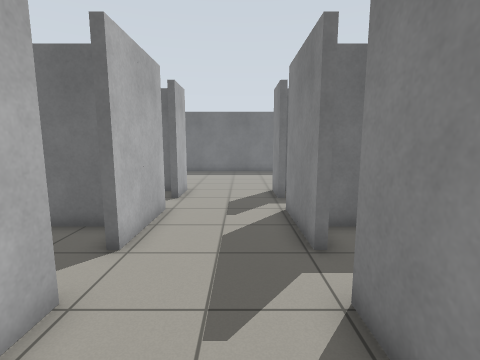
View 1 (above)

22 first-person views from a walk through a robot-simulator world made for Gazebo. The camera is 1.2 m above the floor, tilts 8° down and sees 85° across. The floor is counted in squares, 0.5 m on a side. Each view is taken from the middle of a square. On the plan, view 1 faces up. The plan holds only what a view shows up to about 17 squares ahead; the rest is blank.

View 2
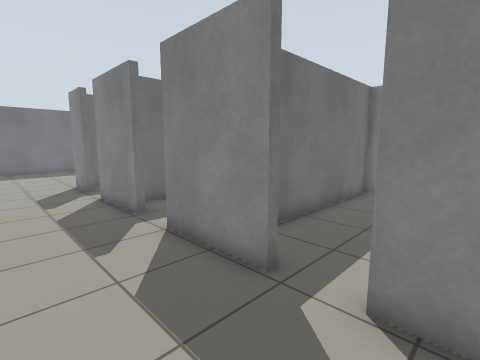

View 3
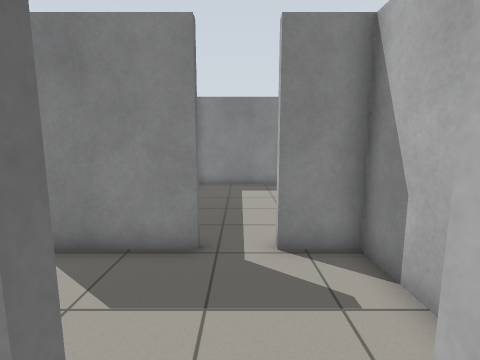

View 4
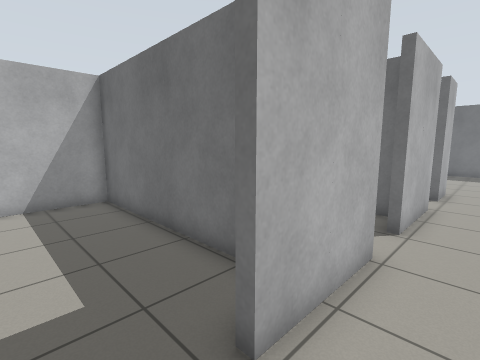

View 5
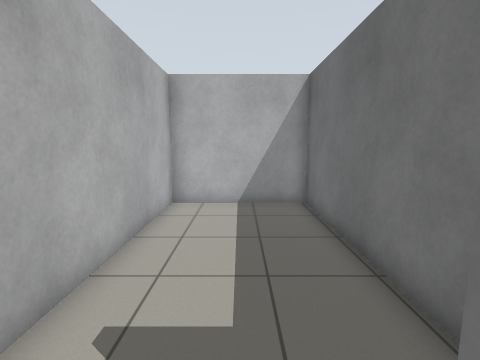

View 6
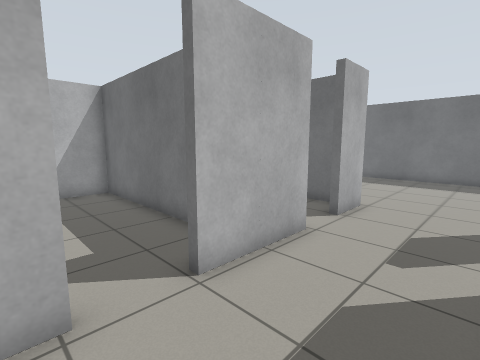

View 7
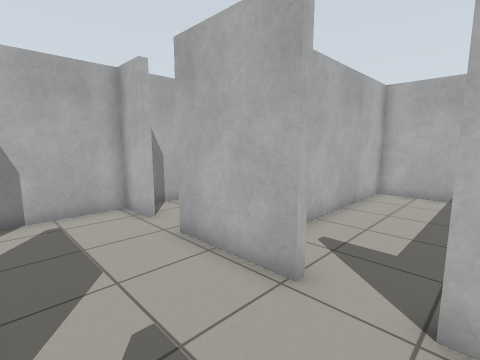

View 8
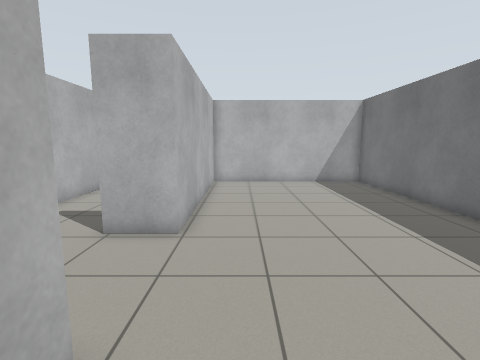

View 9
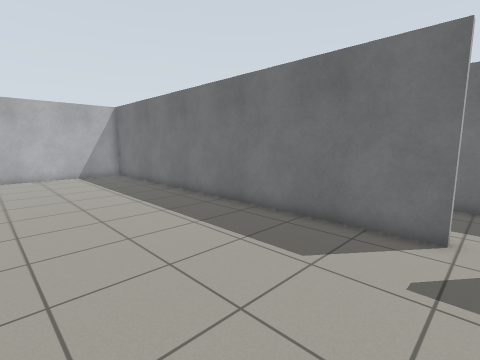

View 10
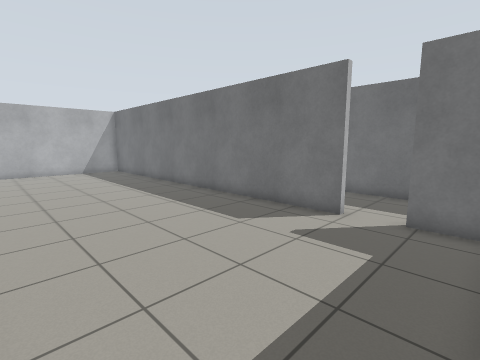

View 11
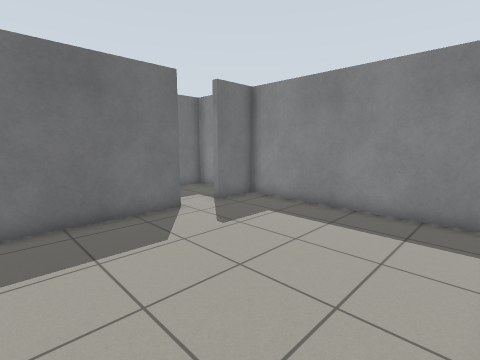

View 12
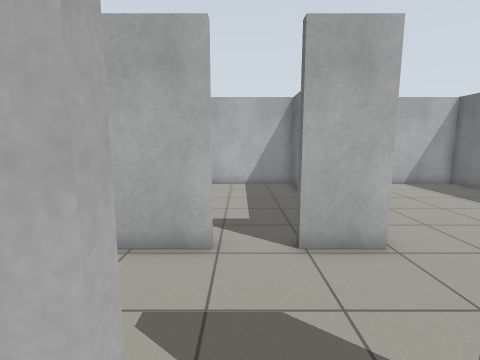

View 13
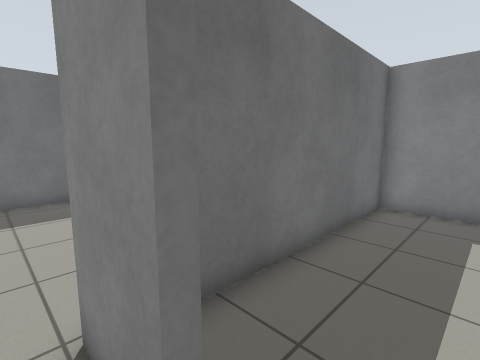

View 14
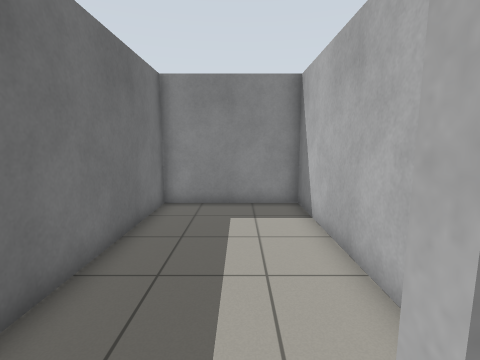

View 15
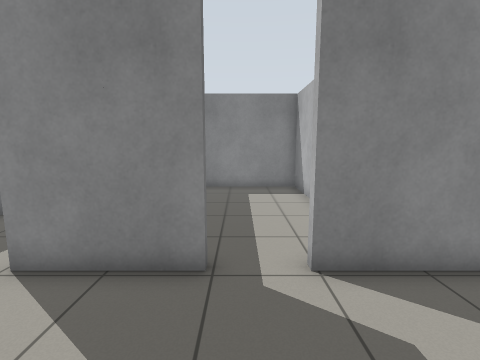

View 16
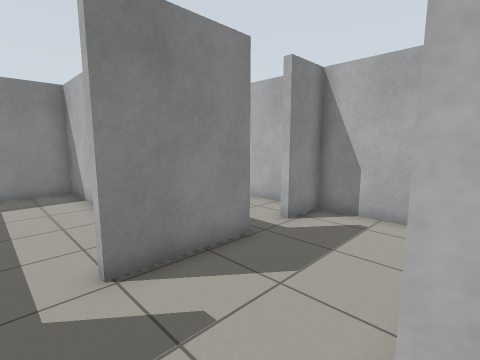

View 17
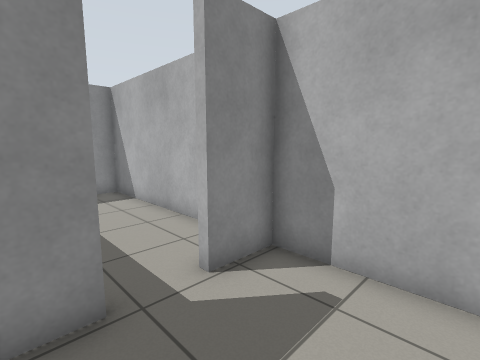

View 18
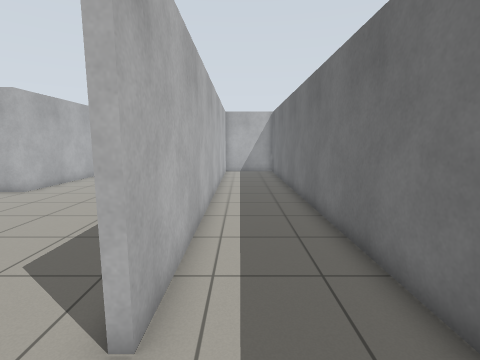

View 19
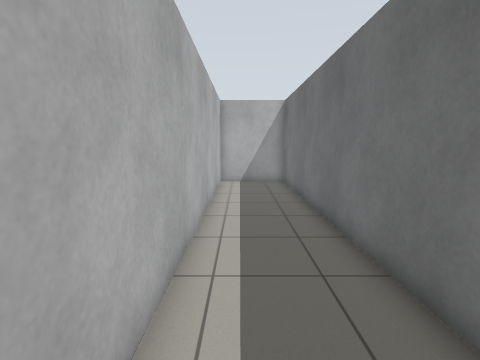

View 20
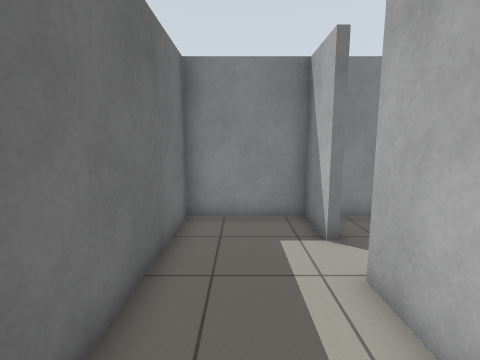

View 21
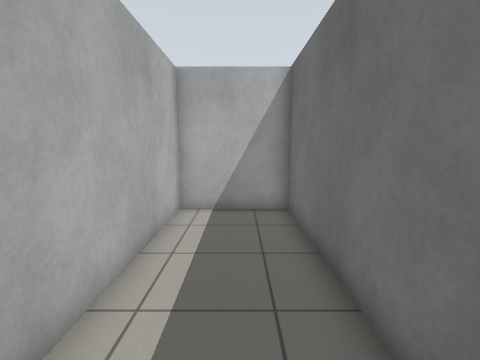

View 22
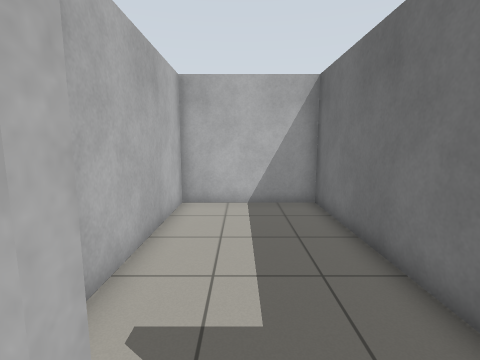

### Floor plan
Ten units are one square. View 1 is at (0, 0); x grows to the right and y downward. Boxes are objects, and circles mark ways between rooms. Rooms are numbered by the first view taken in them; rooms with no view inside come last. Other rooms are left out.
<svg viewBox="-129 -273 248 316">
<path fill="none" stroke="#000" d="M17 -56 17 -94M-27 -36 -27 1M17 1 17 -37M-27 -94 -27 -57M-27 21 -27 38 17 38 17 18M-47 -17 -124 -17 -124 38 -39 38M-31 21 -27 21M-27 1 -31 1M17 -112 17 -134 25 -134M73 -225 -124 -225 -124 -134 -27 -134 -27 -113M114 -142 114 -225 91 -225M45 -77 114 -77 114 -130 22 -130M20 -94 20 -89M-31 -36 -27 -36M-34 -74 -124 -74 -124 -20 -59 -20M-27 -57 -31 -57M91 -228 114 -228 114 -268 -124 -268 -124 -228 73 -228 73 -225M-31 -94 -27 -94M-27 -113 -31 -113M-33 -130 -124 -130 -124 -77 -56 -77M32 38 114 38 114 -17 43 -17M81 -20 114 -20 114 -69M38 -74 25 -74"/>
<circle cx="-30" cy="15" r="3" fill="#2a7"/>
<circle cx="-5" cy="-125" r="3" fill="#2a7"/>
<circle cx="20" cy="-105" r="3" fill="#2a7"/>
<circle cx="-30" cy="-45" r="3" fill="#2a7"/>
<circle cx="-30" cy="-105" r="3" fill="#2a7"/>
<circle cx="20" cy="10" r="3" fill="#2a7"/>
<circle cx="20" cy="-45" r="3" fill="#2a7"/>
<circle cx="85" cy="-230" r="3" fill="#2a7"/>
<text x="0" y="-40">1</text>
<text x="-80" y="10">2</text>
<text x="-10" y="-180">3</text>
<text x="70" y="-100">4</text>
<text x="-80" y="-50">5</text>
<text x="0" y="-250">6</text>
<text x="-80" y="-100">7</text>
<text x="70" y="10">8</text>
<text x="70" y="-50">9</text>
</svg>
Room 1 opens to room 2. Room 1 opens to room 3. Room 1 opens to room 4. Room 1 opens to room 5. Room 1 opens to room 7. Room 1 opens to room 8. Room 1 opens to room 9. Room 3 opens to room 6.

Where each view was taken, in squares from view 1:
view 1: 0 up, 0 right, facing up
view 2: 3 down, 2 left, facing up-right
view 3: 1 down, 4 left, facing right
view 4: 2 down, 1 left, facing up-left
view 5: 1 down, 2 left, facing left
view 6: 3 up, 1 right, facing up-left
view 7: 6 up, 1 right, facing down-left
view 8: 15 up, 4 right, facing left
view 9: 15 up, 8 right, facing up-left
view 10: 14 up, 11 right, facing up-left
view 11: 14 up, 2 right, facing up-right
view 12: 10 up, 3 right, facing left
view 13: 10 up, 1 right, facing up-right
view 14: 10 up, 1 right, facing right
view 15: 5 up, 3 left, facing right
view 16: 5 up, 3 left, facing down-right
view 17: 1 up, 2 left, facing down-right
view 18: 24 up, 10 right, facing left
view 19: 24 up, 4 right, facing left
view 20: 25 up, 3 right, facing right
view 21: 25 up, 3 left, facing left
view 22: 10 up, 2 left, facing left
